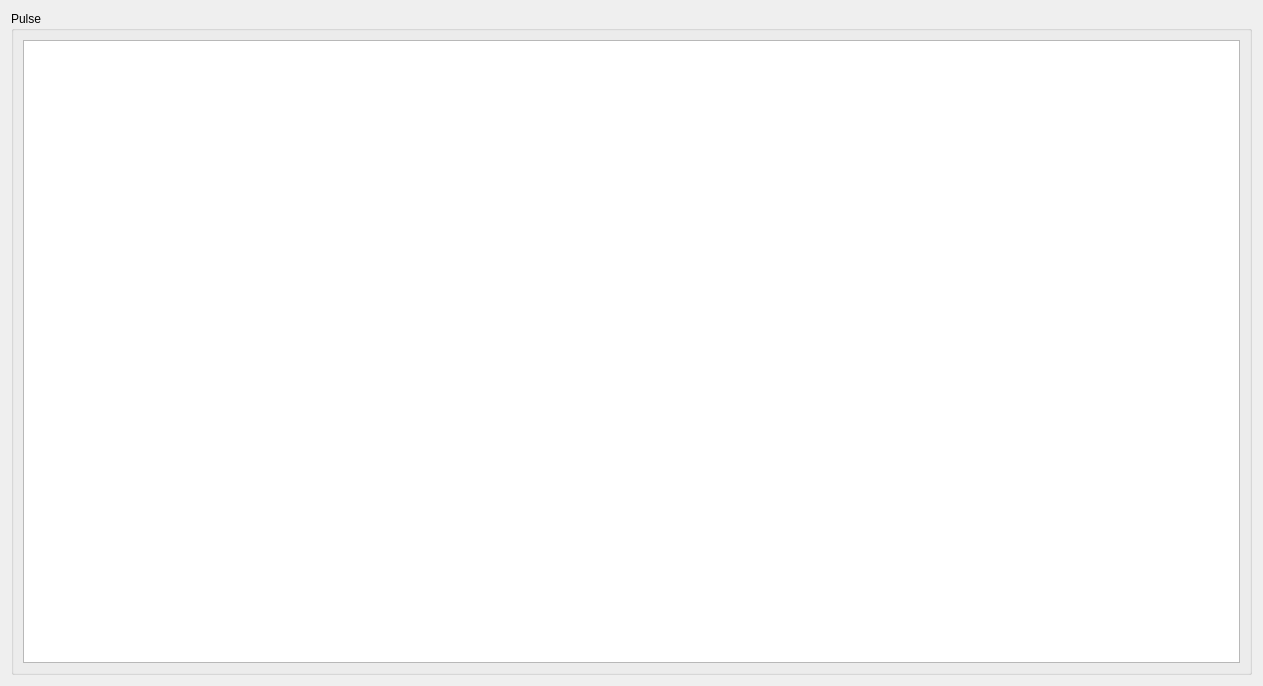
<?xml version="1.0" encoding="UTF-8"?>
<ui version="4.0">
 <class>se</class>
 <widget class="QWidget" name="se">
  <property name="geometry">
   <rect>
    <x>0</x>
    <y>0</y>
    <width>1263</width>
    <height>686</height>
   </rect>
  </property>
  <property name="sizePolicy">
   <sizepolicy hsizetype="Preferred" vsizetype="Preferred">
    <horstretch>0</horstretch>
    <verstretch>0</verstretch>
   </sizepolicy>
  </property>
  <property name="windowTitle">
   <string>Form</string>
  </property>
  <layout class="QGridLayout" name="gridLayout">
   <item row="0" column="0" colspan="2">
    <widget class="QGroupBox" name="pulse_GroupBox">
     <property name="sizePolicy">
      <sizepolicy hsizetype="Preferred" vsizetype="Preferred">
       <horstretch>0</horstretch>
       <verstretch>0</verstretch>
      </sizepolicy>
     </property>
     <property name="title">
      <string>Pulse</string>
     </property>
     <layout class="QGridLayout" name="gridLayout_32">
      <item row="0" column="0">
       <layout class="QGridLayout" name="pulse_gridLayout">
        <item row="0" column="0" colspan="2">
         <widget class="PlotWidget" name="pulse_PlotWidget"/>
        </item>
       </layout>
      </item>
     </layout>
    </widget>
   </item>
  </layout>
 </widget>
 <customwidgets>
  <customwidget>
   <class>PlotWidget</class>
   <extends>QGraphicsView</extends>
   <header>pyqtgraph</header>
  </customwidget>
 </customwidgets>
 <tabstops>
  <tabstop>pulse_PlotWidget</tabstop>
 </tabstops>
 <resources/>
 <connections/>
</ui>
